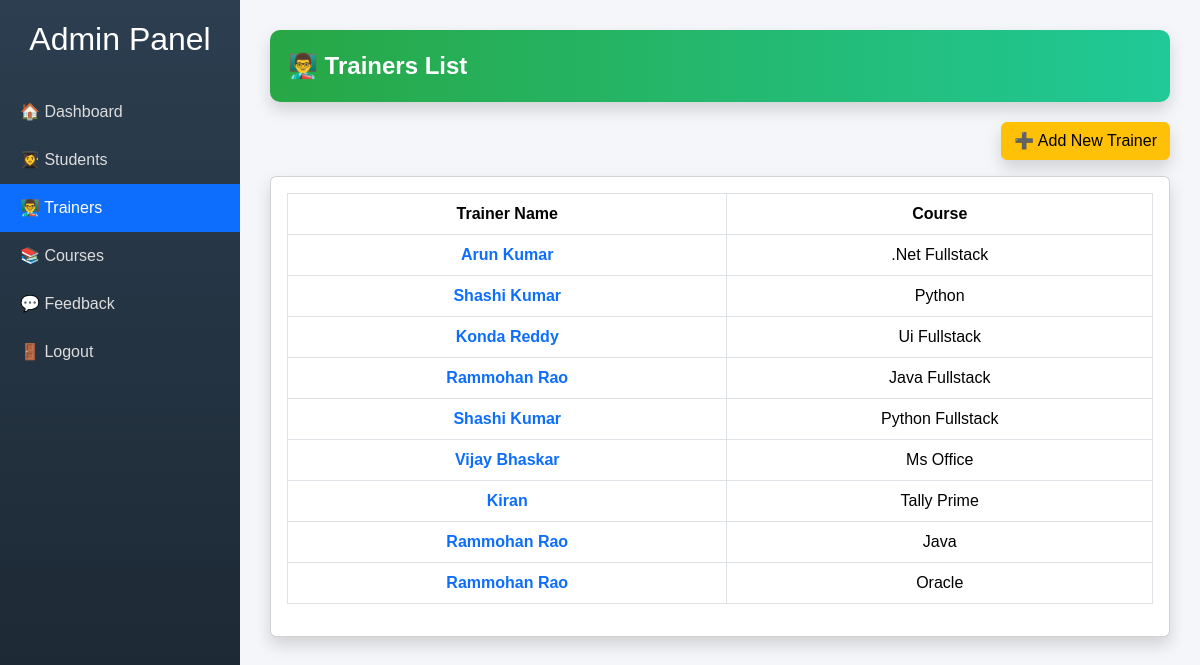
The page /admin-trainers/ on the database its author committed.
### myapp/models.py (models this page shows, shortened)
class Trainer(models.Model):
    name = models.CharField(max_length=100)
    course = models.ForeignKey(Course, on_delete=models.CASCADE, related_name="trainers")

class Course(models.Model):
    name = models.CharField(max_length=100)

### myapp/views.py (the view)
# urls.py: path('admin-trainers/', views.admin_trainers, name='admin_trainers'),
def admin_trainers(request):
    trainers = Trainer.objects.select_related('course').all()
    return render(request, "myapp/admin_trainers.html", {
        "trainers": trainers
    })

### templates/myapp/admin_trainers.html (shortened to what this page needs)
<!DOCTYPE html>
{% load static %}
<html lang="en">
<head>
    <link href="https://cdn.jsdelivr.net/npm/bootstrap@5.3.2/dist/css/bootstrap.min.css" rel="stylesheet">
</head>
<body>
<div class="sidebar">
    <h2>Admin Panel</h2>
    <a href="{% url 'admin_dashboard' %}">🏠 Dashboard</a>
    <a href="{% url 'admin_students' %}">👩‍🎓 Students</a>
    <a href="{% url 'admin_trainers' %}" class="active-menu">👨‍🏫 Trainers</a>
    <a href="{% url 'admin_courses' %}">📚 Courses</a>
    <a href="{% url 'admin_feedback' %}">💬 Feedback</a>
    <a href="{% url 'admin_logout' %}">🚪 Logout</a>
</div>
<div class="main-content">
    <div class="header-card shadow">
        👨‍🏫 Trainers List
    </div>
    <div class="mb-3 text-end">
         <a href="{% url 'add_trainer' %}" class="btn btn-warning shadow">
            ➕ Add New Trainer
        </a>
    </div>
    <div class="card shadow">
        <div class="card-body">
            <table class="table table-bordered table-hover text-center">
                <thead>
                    <tr>
                        <th>Trainer Name</th>
                        <th>Course</th>
                    </tr>
                </thead>
                <tbody>
                    {% for trainer in trainers %}
                    <tr>
                        <td class="fw-bold text-primary">{{ trainer.name }}</td>
                        <td>
                            <span>
                                {{ trainer.course.name }}
                            </span>
                        </td>
                    </tr>
                    {% empty %}
                    <tr>
                        <td colspan="2" class="text-danger fw-bold">
                            No Trainers Found
                        </td>
                    </tr>
                    {% endfor %}
                </tbody>
            </table>
        </div>
    </div>
</div>
</body>
</html>

### templates/myapp/admin_trainers.html (style rules this page uses)
body { margin: 0; background: #f4f6f9; font-family: Arial, sans-serif; }
.sidebar { width: 240px; height: 100vh; position: fixed; background: linear-gradient(180deg, #2c3e50, #1a252f); color: white; padding-top: 20px; }
.sidebar h2 { text-align: center; margin-bottom: 30px; }
.sidebar a { display: block; color: #ddd; padding: 12px 20px; text-decoration: none; transition: 0.3s; }
.active-menu { background: #0d6efd; color: white !important; }
.main-content { margin-left: 240px; padding: 30px; }
.header-card { background: linear-gradient(90deg, #28a745, #20c997); color: white; padding: 18px; border-radius: 10px; font-size: 24px; font-weight: bold; margin-bottom: 20px; }
.table thead { background: #343a40; color: white; }

### rows shown on the page
Trainer: name "Arun Kumar", course.name ".Net Fullstack"
Trainer: name "Shashi Kumar", course.name "Python"
Trainer: name "Konda Reddy", course.name "Ui Fullstack"
Trainer: name "Rammohan Rao", course.name "Java Fullstack"
Trainer: name "Shashi Kumar", course.name "Python Fullstack"
Trainer: name "Vijay Bhaskar", course.name "Ms Office"
Trainer: name "Kiran", course.name "Tally Prime"
Trainer: name "Rammohan Rao", course.name "Java"
Trainer: name "Rammohan Rao", course.name "Oracle"
